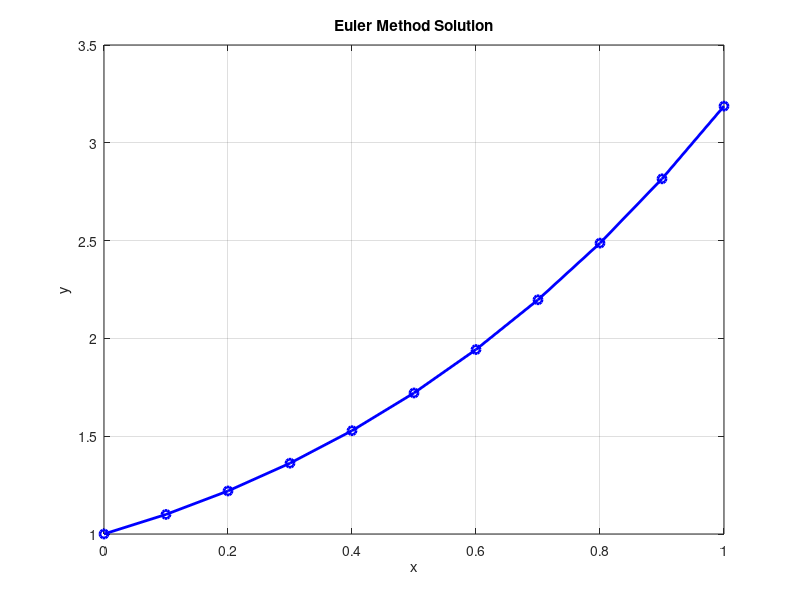

The MATLAB source for this figure:
% Define the function f(x, y) as an anonymous function
f = @(x, y) x + y; % Example: dy/dx = x + y

% Initial conditions
x0 = 0; % Initial x
y0 = 1; % Initial y
h = 0.1; % Step size
x_end = 1; % End point of x

% Create arrays to store results
x = x0:h:x_end; % Generate x values
y = zeros(size(x)); % Initialize y array

y(1) = y0; % Set initial y value

% Euler Method iteration
for n = 1:(length(x)-1)
y(n+1) = y(n) + h * f(x(n), y(n)); % Apply Euler formula
end

% Display results
disp('x values:');
disp(x);
disp('y values:');
disp(y);

% Plot the results
plot(x, y, 'b-o', 'LineWidth', 2, 'MarkerSize', 6);
title('Euler Method Solution');
xlabel('x');
ylabel('y');
grid on;
